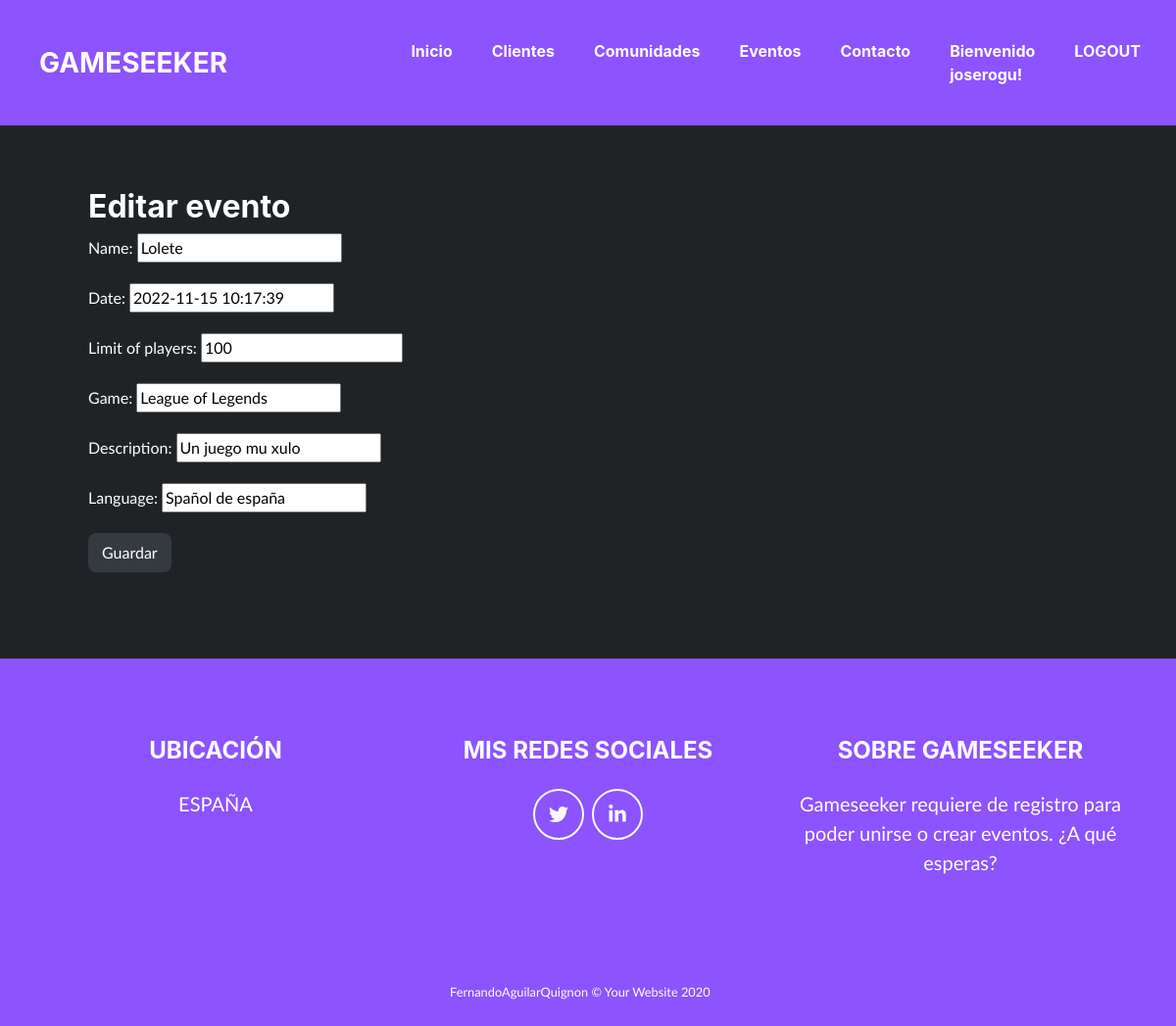
/eventos/1/edit/ (signed in), run on the app's committed database.
### gameseek_app/models.py (models this page shows, shortened)
class Client(AbstractUser):
    class Gender(models.TextChoices):
        VACIO = "VACIO", _("----")
        HOMBRE = "HOMBRE", _("Hombre")
        MUJER = "MUJER", _("Mujer")
        OTRO = "OTRO", _("Otro")
    gender = models.CharField(
        max_length = 7,
        choices=Gender.choices,
        default=Gender.VACIO,
    )
    language = models.CharField(max_length = 100, null=True)
    birthday = models.DateField(null=True)
    def __str__(self):
        return self.username

class Event(models.Model):
    name = models.CharField(max_length = 100)
    date = models.DateTimeField()
    limit_of_players = models.PositiveBigIntegerField()
    game = models.CharField(max_length = 100)
    description = models.CharField(max_length = 1000)
    language = models.CharField(max_length = 100)

### gameseek_app/views.py (the view)
# urls.py: path('eventos/<int:pk>/edit/', EventUpdateView.as_view(), name='events-update'),
class EventUpdateView(UserPassesTestMixin, UpdateView):
    queryset = Event.objects.all()
    fields = ['name', 'date', 'limit_of_players', 'game', 'description', 'language']
    def test_func(self):
        try:
            return Event.objects.get(pk=self.request.user.pk)==Event.objects.get(pk=self.kwargs.get("pk"))
        except:
            return False

### gameseek_app/templates/gameseek_app/event_form.html (shortened to what this page needs)
{% extends "base.html" %}
{% block content %}
<section class="page-section portfolio" id="portfolio">
    <ul>
    <h2>Editar evento</h2>
    <form method="POST" class="post-form">{% csrf_token %}
        {{ form.as_p }}
        <button type="submit" class="save btn btn-dark">Guardar</button>
    </form>
    </ul>
</section>
{% endblock %}

### gameseek_app/templates/base.html (shortened to what this page needs)
<!DOCTYPE html>
{% load static %}
<html lang="en">
    <head>
        <link href="{% static "css/styles.css" %}" rel="stylesheet" >
        <link rel="stylesheet" type="text/css" href="{% static 'css/heading.css' %}">
        <link rel="stylesheet" type="text/css" href="{% static 'css/body.css' %}">
    </head>
    <body>
        <nav class="navbar navbar-expand-lg bg-secondary fixed-top" id="mainNav">
            <div class="container"><a class="navbar-brand js-scroll-trigger" href="/">GAMESEEKER</a></div>
                <div class="collapse navbar-collapse" id="navbarResponsive">
                        <ul class="navbar-nav ml-auto">
                            <li class="nav-item mx-0 mx-lg-1"><a class="nav-link py-3 px-0 px-lg-3 rounded js-scroll-trigger" href=/>Inicio</a>
                            </li>
                            <li class="nav-item mx-0 mx-lg-1"><a class="nav-link py-3 px-0 px-lg-3 rounded js-scroll-trigger" href={% url 'gmsk:clients-list' %}>Clientes</a>
                            </li>
                            <li class="nav-item mx-0 mx-lg-1"><a class="nav-link py-3 px-0 px-lg-3 rounded js-scroll-trigger" href={% url 'gmsk:communitys-list' %}>Comunidades</a>
                            </li>
                            <li class="nav-item mx-0 mx-lg-1"><a class="nav-link py-3 px-0 px-lg-3 rounded js-scroll-trigger" href={% url 'gmsk:events-list' %}>Eventos</a>
                            </li>
                            <li class="nav-item mx-0 mx-lg-1"><a class="nav-link py-3 px-0 px-lg-3 rounded js-scroll-trigger" href="/contacto">Contacto</a>
                            </li>
                            {% if user.is_authenticated %}
                                <li class="nav-item mx-0 mx-lg-1"><a class="nav-link py-3 px-0 px-lg-3 rounded js-scroll-trigger">Bienvenido {{ user }}! </a>
                                </li>
                                <li class="nav-item mx-0 mx-lg-1 "><a class="nav-link py-3 px-0 px-lg-3 rounded js-scroll-trigger" href={% url 'logout' %}>LOGOUT</a>
                                </li>
                                {% else %}
                                <li class="nav-item mx-0 mx-lg-1"><a class="nav-link py-3 px-0 px-lg-3 rounded js-scroll-trigger" href={% url 'login' %}>LOGIN</a>
                                </li>
                                <li class="nav-item mx-0 mx-lg-1"><a class="nav-link py-3 px-0 px-lg-3 rounded js-scroll-trigger" href="register/">REGISTER</a>
                                </li>
                            {% endif %}
                        </ul>
                </div>
        </nav>
        {% block content %}{% endblock %}
        <footer class="footer text-center">
            <div class="container">
                <div class="row">
                    <div class="col-lg-4 mb-5 mb-lg-0">
                        <h4 class="mb-4">UBICACIÓN</h4>
                        <p class="pre-wrap lead mb-0">ESPAÑA</p>
                    </div>
                    <div class="col-lg-4 mb-5 mb-lg-0">
                        <h4 class="mb-4">MIS REDES SOCIALES</h4><a class="btn btn-outline-light btn-social mx-1" href="https://twitter.com/Gameseeker_"><i class="fab fa-fw fa-twitter"></i></a><a class="btn btn-outline-light btn-social mx-1" href="https://www.linkedin.com/in/https://www.linkedin.com/in/jos%C3%A9-manuel-rodr%C3%ADguez-guerrero-367a09234/"><i class="fab fa-fw fa-linkedin-in"></i></a>
                    </div>
                    <div class="col-lg-4">
                        <h4 class="mb-4">SOBRE GAMESEEKER</h4>
                        <p class="pre-wrap lead mb-0">Gameseeker requiere de registro para poder unirse o crear eventos. ¿A qué esperas?</p>
                    </div>
                </div>
            </div>
        </footer>
    <section class="copyright py-4 text-center text-white">
        <div class="container"><small class="pre-wrap">FernandoAguilarQuignon © Your Website 2020     </small></div>
    </section>
    </body>
</html>

### data on the page
Client: username "joserogu"
Event: name "Lolete", date "2022-11-15 10:17:39", limit_of_players "100", game "League of Legends", description "Un juego mu xulo", language "Spañol de españa"
